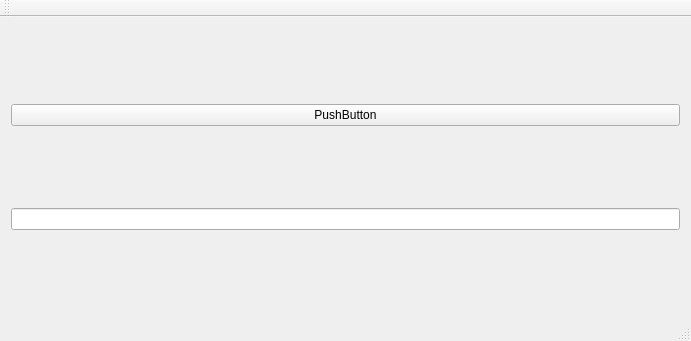
<?xml version="1.0" encoding="UTF-8"?>
<ui version="4.0">
 <class>MainWindow</class>
 <widget class="QMainWindow" name="MainWindow">
  <property name="geometry">
   <rect>
    <x>0</x>
    <y>0</y>
    <width>691</width>
    <height>341</height>
   </rect>
  </property>
  <property name="windowTitle">
   <string>MainWindow</string>
  </property>
  <widget class="QWidget" name="centralWidget">
   <layout class="QVBoxLayout" name="verticalLayout">
    <item>
     <widget class="QPushButton" name="pushButton">
      <property name="text">
       <string>PushButton</string>
      </property>
      <property name="checkable">
       <bool>true</bool>
      </property>
     </widget>
    </item>
    <item>
     <widget class="QLineEdit" name="lineEdit">
      <property name="readOnly">
       <bool>true</bool>
      </property>
      <property name="clearButtonEnabled">
       <bool>false</bool>
      </property>
     </widget>
    </item>
   </layout>
  </widget>
  <widget class="QMenuBar" name="menuBar">
   <property name="geometry">
    <rect>
     <x>0</x>
     <y>0</y>
     <width>691</width>
     <height>25</height>
    </rect>
   </property>
  </widget>
  <widget class="QToolBar" name="mainToolBar">
   <attribute name="toolBarArea">
    <enum>TopToolBarArea</enum>
   </attribute>
   <attribute name="toolBarBreak">
    <bool>false</bool>
   </attribute>
  </widget>
  <widget class="QStatusBar" name="statusBar"/>
 </widget>
 <layoutdefault spacing="6" margin="11"/>
 <resources/>
 <connections/>
</ui>
